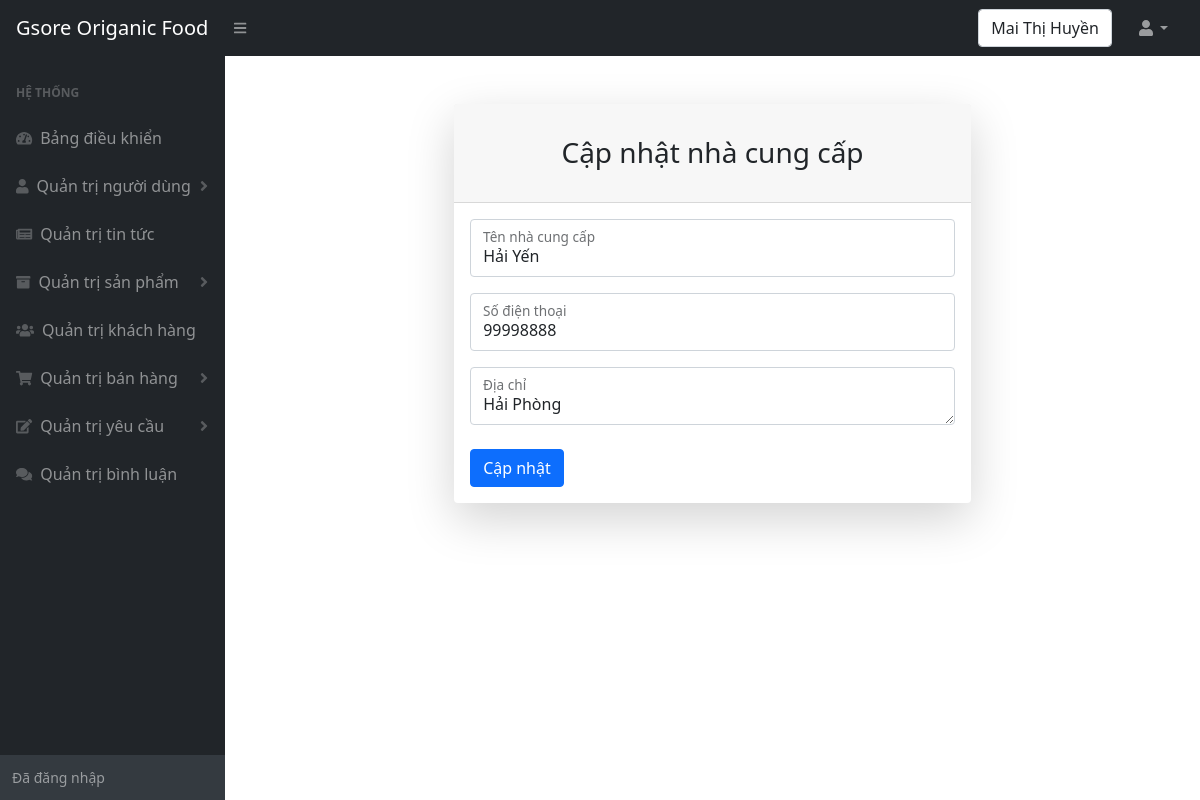
/admin/ncc_sua.php?id=2 (signed in), run on the app's committed database.
### tables this page shows
CREATE TABLE `nhacungcap` (
  `manhacungcap` int(10) NOT NULL,
  `tennhacungcap` varchar(100) NOT NULL,
  `diachinhacungcap` varchar(100) NOT NULL,
  `sdtnhacungcap` int(15) NOT NULL
);

### admin/ncc_sua.php (the view, shortened to what this page needs)
<!DOCTYPE html>
<html lang="en">
    <head>
        <link href="https://cdn.jsdelivr.net/npm/simple-datatables@latest/dist/style.css" rel="stylesheet" />
        <link href="css/styles.css" rel="stylesheet" />
    </head>
    <body class="sb-nav-fixed">
        <nav class="sb-topnav navbar navbar-expand navbar-dark bg-dark">
            <a class="navbar-brand ps-3" href="../index.php">Gsore Origanic Food </a>
            <button class="btn btn-link btn-sm order-1 order-lg-0 me-4 me-lg-0" id="sidebarToggle" href="#!"><i class="fas fa-bars"></i></button>
            <form class="d-none d-md-inline-block form-inline ms-auto me-0 me-md-3 my-2 my-md-0">
                <div class="input-group">
                  <div class="form-control"><?php  echo $_SESSION['ten_nguoi_dung'];?>  </div>
                </div>
            </form>
            <ul class="navbar-nav ms-auto ms-md-0 me-3 me-lg-4">
                <li class="nav-item dropdown">
                    <a class="nav-link dropdown-toggle" id="navbarDropdown" href="#" role="button" data-bs-toggle="dropdown" aria-expanded="false"><i class="fas fa-user fa-fw"></i></a>
                </li>
            </ul>
        </nav>
        <div id="layoutSidenav">
        <div id="layoutSidenav_nav" >
                <nav class="sb-sidenav accordion sb-sidenav-dark" id="sidenavAccordion">
                    <div class="sb-sidenav-menu">
                        <div class="nav">
                            <div class="sb-sidenav-menu-heading">Hệ thống</div>
                            <a class="nav-link" href="index.php">
                                <div class="sb-nav-link-icon"><i class="fas fa-tachometer-alt"></i></div>
                                Bảng điều khiển
                            </a>
                            <a class="nav-link collapsed" href="nguoidung.php" data-bs-toggle="collapse" data-bs-target="#collapseOne" aria-expanded="false" aria-controls="collapseOne">
                                <div class="sb-nav-link-icon"><i class="fas fa-user"></i></div>
                                Quản trị người dùng
                                <div class="sb-sidenav-collapse-arrow"><i class="fas fa-angle-down"></i></div>
                            </a>
                            <a class="nav-link" href="tintuc.php">
                                <div class="sb-nav-link-icon"><i class="fas fa-newspaper"></i></div>
                                    Quản trị tin tức
                            </a>
                            <a class="nav-link collapsed" href="#" data-bs-toggle="collapse" data-bs-target="#collapseTwo" aria-expanded="false" aria-controls="collapseTwo">
                                <div class="sb-nav-link-icon"><i class="fas fa-archive"></i></div>
                                Quản trị sản phẩm
                                <div class="sb-sidenav-collapse-arrow"><i class="fas fa-angle-down"></i></div>
                            </a>
                            <a class="nav-link" href="khachhang.php">
                                <div class="sb-nav-link-icon"><i class="fas fa-users"></i></div>
                                Quản trị khách hàng
                            </a>
                            <a class="nav-link collapsed" href="#" data-bs-toggle="collapse" data-bs-target="#collapseThree" aria-expanded="false" aria-controls="collapseThree">
                                <div class="sb-nav-link-icon"><i class="fas fa-shopping-cart"></i></div>
                                Quản trị bán hàng
                                <div class="sb-sidenav-collapse-arrow"><i class="fas fa-angle-down"></i></div>
                            </a>
                            <a class="nav-link collapsed" href="#" data-bs-toggle="collapse" data-bs-target="#collapseFour" aria-expanded="false" aria-controls="collapseFour">
                                <div class="sb-nav-link-icon"><i class="fas fa-edit"></i></div>
                                Quản trị yêu cầu
                                <div class="sb-sidenav-collapse-arrow"><i class="fas fa-angle-down"></i></div>
                            </a>
                            <a class="nav-link" href="binhluan.php">
                                <div class="sb-nav-link-icon"><i class="fas fa-comments"></i></div>
                                Quản trị bình luận
                            </a>
                        </div>
                    </div>
                    <div class="sb-sidenav-footer">
                        <div class="small">Đã đăng nhập</div>
                    </div>
                </nav>
            </div>
            <div id="layoutSidenav_content">
        <?php
          include("../config.php");
          $id_ncc = $_GET["id"];
          $sql = "
                  SELECT *
                  from nhacungcap
                  where manhacungcap= '".$id_ncc."'
                  ";
          $ncc = mysqli_query($ket_noi, $sql);
          $row = mysqli_fetch_array($ncc);
         ;?>
                <footer class="container-fluid px-4">
                    <main>
                    <div class="container">
                        <div class="row justify-content-center">
                            <div class="col-lg-7">
                                <div class="card shadow-lg border-0 rounded-lg mt-5">
                                    <div class="card-header"><h3 class="text-center font-weight-light my-4">Cập nhật nhà cung cấp</h3></div>
                                    <div class="card-body">
                                        <form method="POST" action="ncc_sua_thuc_hien.php" enctype="multipart/form-data">
                                            <div class="form-floating mb-3">
                                                <input class="form-control" id="txtTenncc" name="txtTenncc" placeholder="Tên nhà cung cấp" value="<?php echo $row["tennhacungcap"];?>"/>
                                                <label for="txtTenncc">Tên nhà cung cấp</label>
                                            </div>
                                            <div class="form-floating mb-3">
                                                <input class="form-control" id="txtSdt" name="txtSdt" placeholder="Số điện thoại" value="<?php echo $row["sdtnhacungcap"];?>"/>
                                                <label for="txtSdt">Số điện thoại</label>
                                            </div>
                                            <div class="form-floating mb-3">
                                                <textarea class="form-control" id="txtDiachi" name="txtDiachi" placeholder="Địa chỉ"><?php echo $row["diachinhacungcap"];?></textarea>
                                                <label for="txtDiachi">Địa chỉ</label>
                                            </div>
                                            <div class="mt-4 mb-0">
                                                <button class="btn btn-primary" type="submit">Cập nhật</button>
                                            </div>
                                        </form>
                                    </div>
                                </div>
                            </div>
                        </div>
                    </div>
                </main>
                </footer>
            </div>
        </div>
    </body>
</html>

### data on the page
nhacungcap: txtTenncc "Hải Yến", txtSdt "99998888", txtDiachi "Hải Phòng"

### other printed values
$_SESSION['ten_nguoi_dung'] "Mai Thị Huyền"
